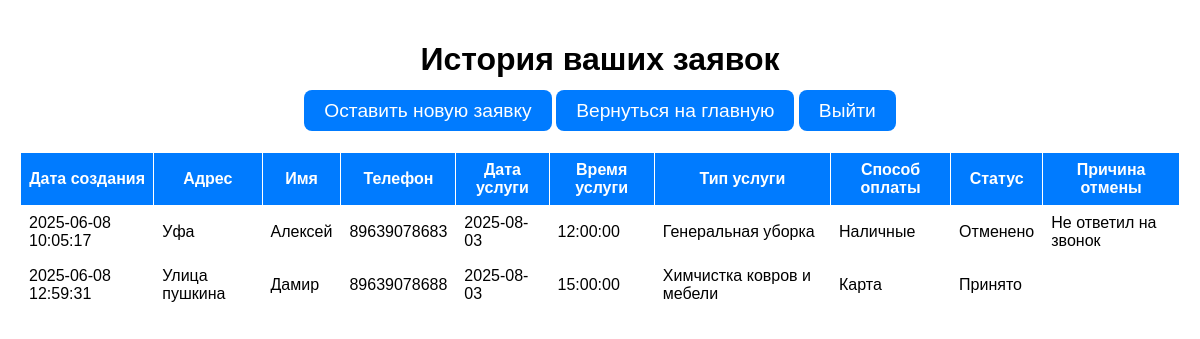
Page /zov.php (signed in) on the committed database.
### tables this page shows
CREATE TABLE `orders` (
  `id` int NOT NULL AUTO_INCREMENT,
  `address` varchar(255) DEFAULT NULL,
  `name` varchar(100) DEFAULT NULL,
  `phone` varchar(20) DEFAULT NULL,
  `date` date DEFAULT NULL,
  `time` time DEFAULT NULL,
  `service_type` varchar(50) DEFAULT NULL,
  `payment_type` varchar(50) DEFAULT NULL,
  `created_at` timestamp NULL DEFAULT CURRENT_TIMESTAMP,
  `user_id` int NOT NULL,
  `status` varchar(50) DEFAULT 'Новая заявка',
  `cancel_reason` text,
  `cancel_comment` varchar(255) DEFAULT NULL,
  PRIMARY KEY (`id`)
);

### zov.php (the view, shortened to what this page needs)
<?php
$host = 'localhost';
$db   = 'db_cllean';
$user = 'shved';
$pass = 'DeadDemon6:6';
$conn = new mysqli($host, $user, $pass, $db);
$user_id = $_SESSION['user_id'];
$result_orders = [];
$stmt_orders = $conn->prepare("SELECT * FROM orders WHERE user_id = ? ORDER BY date DESC");
$stmt_orders->bind_param("i", $user_id);
$stmt_orders->execute();
$result_orders_obj = $stmt_orders->get_result();
while ($row = $result_orders_obj->fetch_assoc()) {
    $result_orders[] = $row;
}
?>
<!DOCTYPE html>
<html lang="ru">
<head>
</head>
<body>
<h1>История ваших заявок</h1>
<section style=text-align:center;>
<a href="../clean/order.php" type="submit" class="btn btn-primary">Оставить новую заявку</a>
<a href="../clean/index.php" type="submit" class="btn btn-primary">Вернуться на главную</a>
<a href="../clean/logout.php" type="submit" class="btn btn-primary">Выйти</a>
</section>
<?php if (count($result_orders) > 0): ?>
<table>
<tr>
  <th>Дата создания</th>
  <th>Адрес</th>
  <th>Имя</th>
  <th>Телефон</th>
  <th>Дата услуги</th>
  <th>Время услуги</th>
  <th>Тип услуги</th>
  <th>Способ оплаты</th>
  <th>Статус</th>
  <th>Причина отмены</th>
</tr>
<?php foreach ($result_orders as $order): ?>
<tr>
  <td><?= htmlspecialchars($order['created_at']) ?></td>
  <td><?= htmlspecialchars($order['address']) ?></td>
  <td><?= htmlspecialchars($order['name']) ?></td>
  <td><?= htmlspecialchars($order['phone']) ?></td>
  <td><?= htmlspecialchars($order['date']) ?></td>
  <td><?= htmlspecialchars($order['time']) ?></td>
  <td><?= htmlspecialchars($order['service_type']) ?></td>
  <td><?= htmlspecialchars($order['payment_type']) ?></td>
  <td><?= htmlspecialchars($order['status']) ?></td>
  <td><?= htmlspecialchars($order['cancel_comment'] ?? '') ?></td>
</tr>
<?php endforeach; ?>
</table>
<?php else: ?>
<p style='text-align:center;'>У вас пока нет заявок.</p>
<?php endif; ?>
</body>
</html>

### zov.php (style rules this page uses)
body { font-family: Arial, sans-serif; background-image: url('images/bg.jpg'); background-size: cover; background-position: center; margin: 0; padding: 20px; }
h1 { text-align: center; }
table { width:100%; border-collapse: collapse; margin-top:30px; }
th, td { border:1px solid #fff; padding:8px; }
th { background-color:#007bff; color:#fff; }
.btn { padding: 10px 20px; font-size: 1.2em; border-radius: 8px; border:none; cursor:pointer; transition: background-color 0.3s ease, transform 0.2s ease; }
.btn-primary { text-decoration:none; background-color:#007bff; color:white; }

### rows in the picture
orders: created_at "2025-06-08 10:05:17", address "Уфа", name "Алексей", phone "89639078683", date "2025-08-03", time "12:00:00", service_type "Генеральная уборка", payment_type "Наличные", status "Отменено", cancel_comment "Не ответил на звонок"
orders: created_at "2025-06-08 12:59:31", address "Улица пушкина", name "Дамир", phone "89639078688", date "2025-08-03", time "15:00:00", service_type "Химчистка ковров и мебели", payment_type "Карта", status "Принято"
